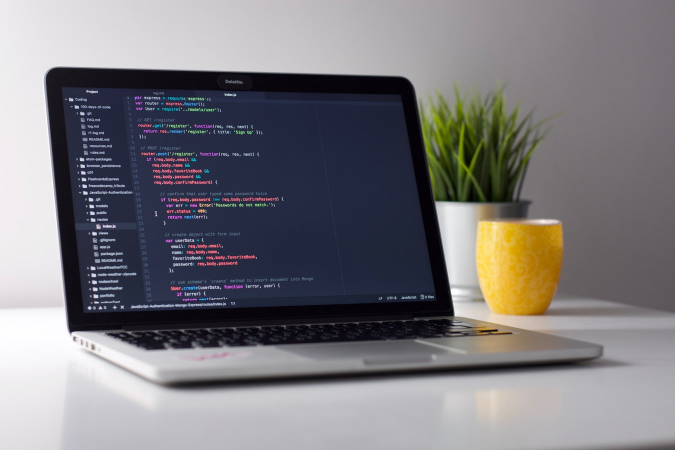
#> input picture Perspective Transformation/image.jpg, 1350 x 900 px, found by its file name (shown at 1/2 size)
$ python 'Image ROI.py'
#> lines starting #> are read from the running program, lines starting #| are printed output that depends on the picture; after the words box and inside, x2 and y2 are one past the last pixel; in counts of white or black regions, pixels touching at a corner belong together
import cv2
import numpy as np


def main():
    img = cv2.imread("image.jpg")
#> img is the input picture: shape (900, 1350, 3); mean B, G, R 125.1, 121.3, 123.4

    ball = img[280:340, 330:390]
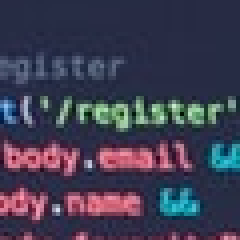
#> ball: shape (60, 60, 3) (shown 4 times larger); mean B, G, R 81.6, 60.7, 62.8
    img[0:60, 100:160] = ball
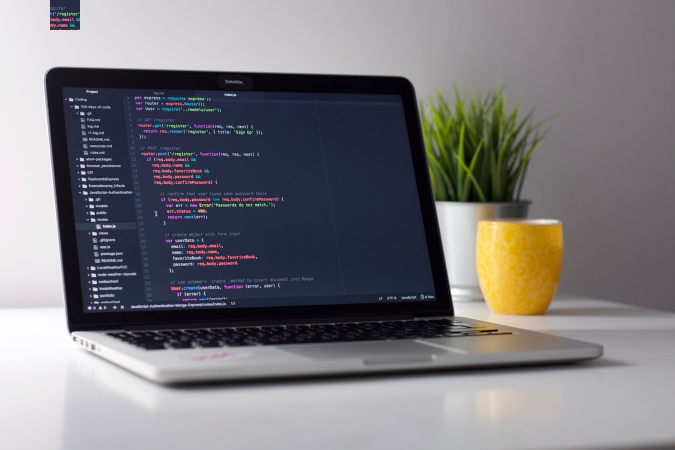
#> img: shape (900, 1350, 3) (shown at 1/2 size); 0.3% of pixels changed, all inside (x1, y1, x2, y2) = (100, 0, 160, 60)

    cv2.imshow("image", img)

    cv2.waitKey(0)
    cv2.destroyAllWindows()


if __name__ == '__main__':
    main()
